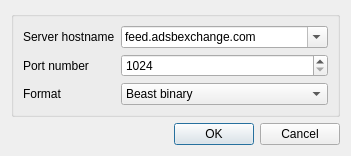
<?xml version="1.0" encoding="UTF-8"?>
<ui version="4.0">
 <class>ADSBDemodFeedDialog</class>
 <widget class="QDialog" name="ADSBDemodFeedDialog">
  <property name="geometry">
   <rect>
    <x>0</x>
    <y>0</y>
    <width>351</width>
    <height>138</height>
   </rect>
  </property>
  <property name="font">
   <font>
    <family>Liberation Sans</family>
    <pointsize>9</pointsize>
   </font>
  </property>
  <property name="windowTitle">
   <string>Feed Settings</string>
  </property>
  <layout class="QVBoxLayout" name="verticalLayout">
   <item>
    <widget class="QGroupBox" name="groupBox">
     <layout class="QFormLayout" name="formLayout">
      <item row="0" column="0">
       <widget class="QLabel" name="hostLabel">
        <property name="text">
         <string>Server hostname</string>
        </property>
       </widget>
      </item>
      <item row="1" column="0">
       <widget class="QLabel" name="portLabel">
        <property name="text">
         <string>Port number</string>
        </property>
       </widget>
      </item>
      <item row="1" column="1">
       <widget class="QSpinBox" name="port">
        <property name="toolTip">
         <string>The TCP port number the server is listening on</string>
        </property>
        <property name="minimum">
         <number>1024</number>
        </property>
        <property name="maximum">
         <number>65535</number>
        </property>
       </widget>
      </item>
      <item row="2" column="1">
       <widget class="QComboBox" name="format">
        <property name="toolTip">
         <string>Format to feed the data to the server in</string>
        </property>
        <item>
         <property name="text">
          <string>Beast binary</string>
         </property>
        </item>
        <item>
         <property name="text">
          <string>Beast hex</string>
         </property>
        </item>
       </widget>
      </item>
      <item row="2" column="0">
       <widget class="QLabel" name="formatLabel">
        <property name="text">
         <string>Format</string>
        </property>
       </widget>
      </item>
      <item row="0" column="1">
       <widget class="QComboBox" name="host">
        <property name="toolTip">
         <string>Hostname of server to feed ADS-B data to</string>
        </property>
        <property name="editable">
         <bool>true</bool>
        </property>
        <item>
         <property name="text">
          <string>feed.adsbexchange.com</string>
         </property>
        </item>
        <item>
         <property name="text">
          <string>data.adsbhub.org</string>
         </property>
        </item>
       </widget>
      </item>
     </layout>
    </widget>
   </item>
   <item>
    <widget class="QDialogButtonBox" name="buttonBox">
     <property name="orientation">
      <enum>Qt::Horizontal</enum>
     </property>
     <property name="standardButtons">
      <set>QDialogButtonBox::Cancel|QDialogButtonBox::Ok</set>
     </property>
    </widget>
   </item>
  </layout>
 </widget>
 <tabstops>
  <tabstop>port</tabstop>
 </tabstops>
 <resources/>
 <connections>
  <connection>
   <sender>buttonBox</sender>
   <signal>accepted()</signal>
   <receiver>ADSBDemodFeedDialog</receiver>
   <slot>accept()</slot>
   <hints>
    <hint type="sourcelabel">
     <x>248</x>
     <y>254</y>
    </hint>
    <hint type="destinationlabel">
     <x>157</x>
     <y>274</y>
    </hint>
   </hints>
  </connection>
  <connection>
   <sender>buttonBox</sender>
   <signal>rejected()</signal>
   <receiver>ADSBDemodFeedDialog</receiver>
   <slot>reject()</slot>
   <hints>
    <hint type="sourcelabel">
     <x>316</x>
     <y>260</y>
    </hint>
    <hint type="destinationlabel">
     <x>286</x>
     <y>274</y>
    </hint>
   </hints>
  </connection>
 </connections>
</ui>
